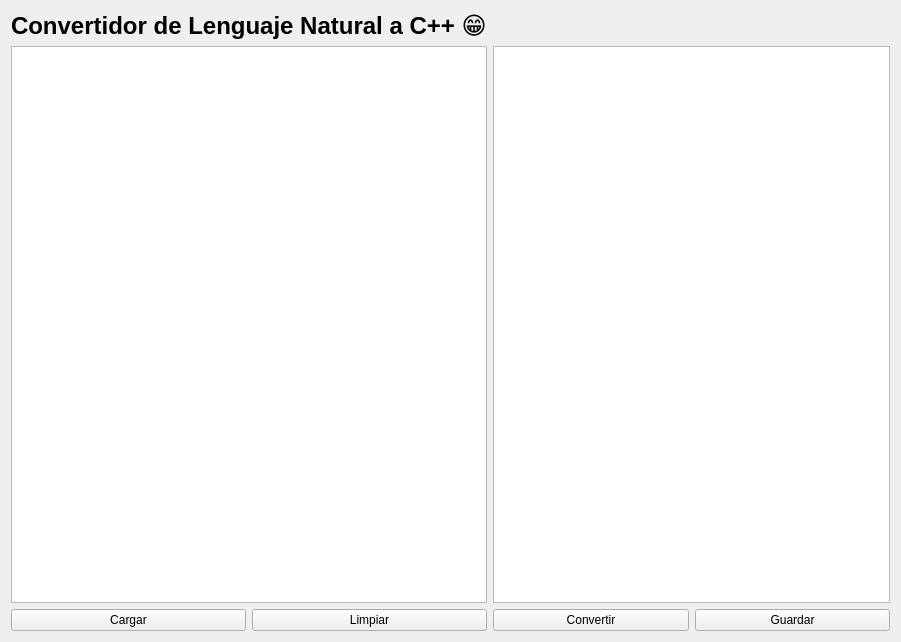
<?xml version="1.0" encoding="UTF-8"?>
<ui version="4.0">
 <class>MainViewClass</class>
 <widget class="QMainWindow" name="MainViewClass">
  <property name="geometry">
   <rect>
    <x>0</x>
    <y>0</y>
    <width>901</width>
    <height>642</height>
   </rect>
  </property>
  <property name="windowTitle">
   <string>MainView</string>
  </property>
  <widget class="QWidget" name="centralWidget">
   <layout class="QGridLayout" name="gridLayout">
    <item row="1" column="0" colspan="2">
     <widget class="QTextEdit" name="txtEdtLoaded">
      <property name="cursor" stdset="0">
       <cursorShape>IBeamCursor</cursorShape>
      </property>
     </widget>
    </item>
    <item row="1" column="2" colspan="2">
     <widget class="QTextEdit" name="txtEdtConverted">
      <property name="cursor" stdset="0">
       <cursorShape>IBeamCursor</cursorShape>
      </property>
     </widget>
    </item>
    <item row="2" column="0">
     <widget class="QPushButton" name="btnLoad">
      <property name="cursor">
       <cursorShape>PointingHandCursor</cursorShape>
      </property>
      <property name="text">
       <string>Cargar</string>
      </property>
     </widget>
    </item>
    <item row="2" column="1">
     <widget class="QPushButton" name="btnClean">
      <property name="cursor">
       <cursorShape>PointingHandCursor</cursorShape>
      </property>
      <property name="text">
       <string>Limpiar</string>
      </property>
     </widget>
    </item>
    <item row="2" column="2">
     <widget class="QPushButton" name="btnConvert">
      <property name="cursor">
       <cursorShape>PointingHandCursor</cursorShape>
      </property>
      <property name="text">
       <string>Convertir</string>
      </property>
     </widget>
    </item>
    <item row="2" column="3">
     <widget class="QPushButton" name="btnSave">
      <property name="cursor">
       <cursorShape>PointingHandCursor</cursorShape>
      </property>
      <property name="text">
       <string>Guardar</string>
      </property>
     </widget>
    </item>
    <item row="0" column="0" colspan="2">
     <widget class="QLabel" name="lblTitle">
      <property name="font">
       <font>
        <pointsize>18</pointsize>
        <bold>true</bold>
       </font>
      </property>
      <property name="text">
       <string>Convertidor de Lenguaje Natural a C++ 😁</string>
      </property>
     </widget>
    </item>
   </layout>
  </widget>
 </widget>
 <layoutdefault spacing="6" margin="11"/>
 <tabstops>
  <tabstop>btnLoad</tabstop>
 </tabstops>
 <resources>
  <include location="main_view.qrc"/>
 </resources>
 <connections/>
</ui>
